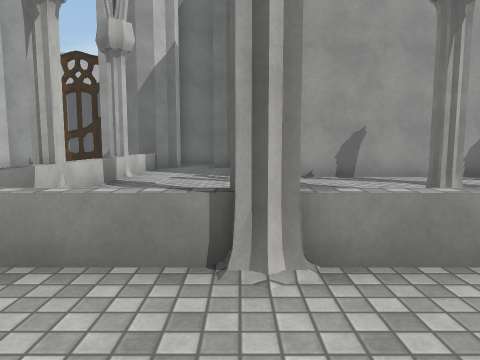
View 1 (above)

20 first-person views from a walk through a 3-D level made in the Unity game engine. The camera is 1.3 m above the floor, tilts 6° down and sees 70° across. The floor is counted in squares, 1.6 m on a side. Each view is taken from the middle of a square. On the plan, view 1 faces up. The plan holds only what a view shows up to about 11 squares ahead; the rest is blank. The place goes on beyond the plan. The player character is not drawn. Some surface patterns are stand-ins.

View 2
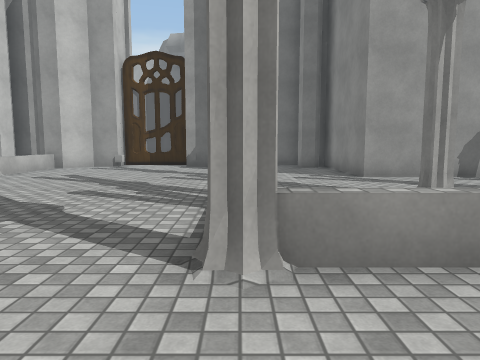

View 3
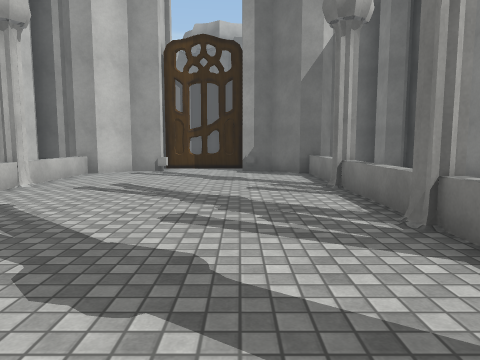

View 4
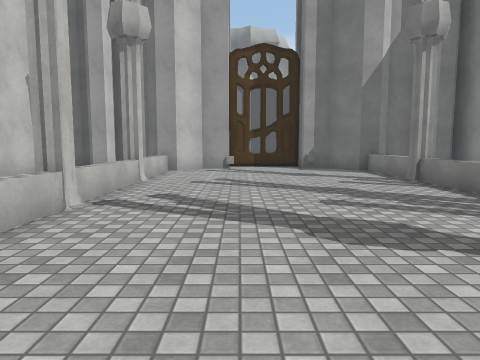

View 5
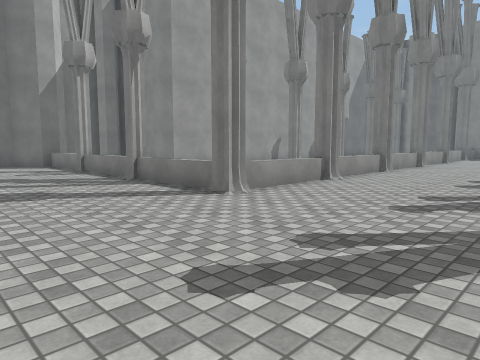

View 6
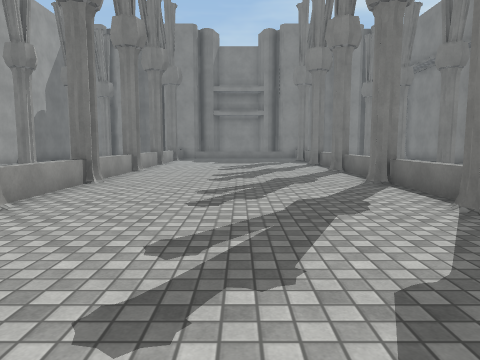

View 7
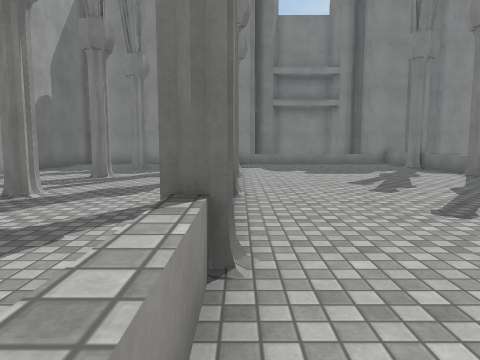

View 8
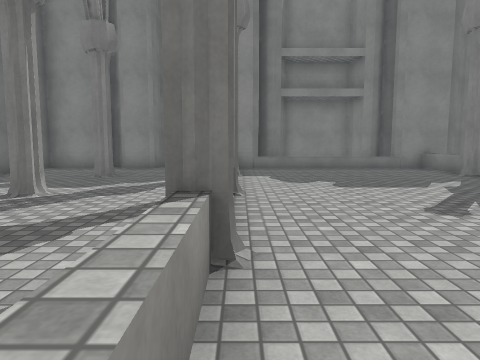

View 9
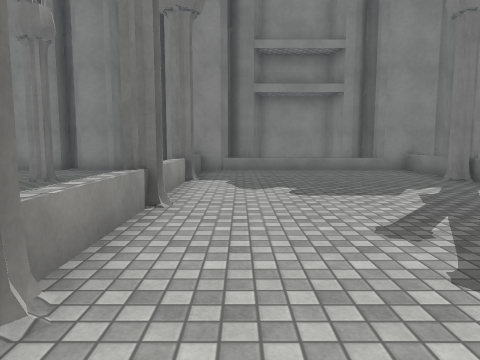

View 10
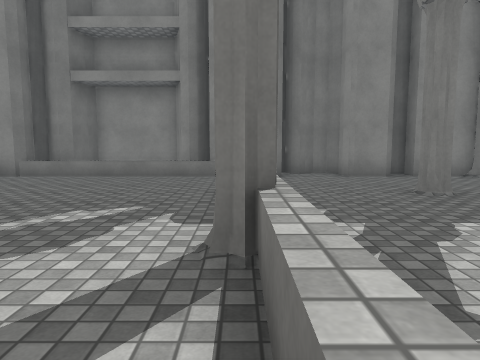

View 11
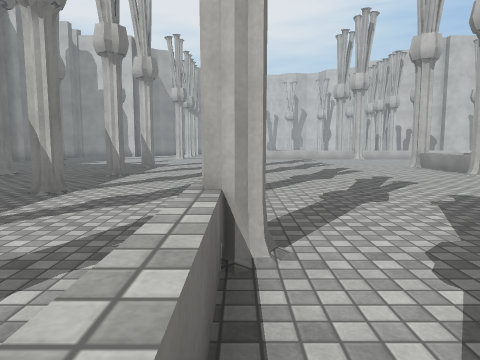

View 12
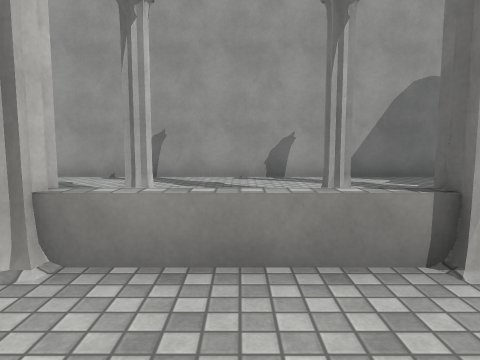

View 13
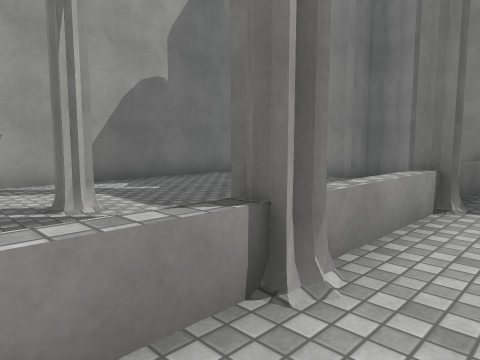

View 14
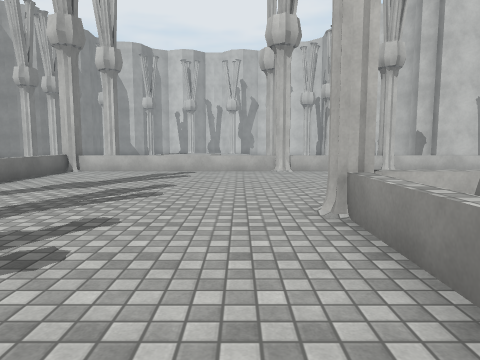

View 15
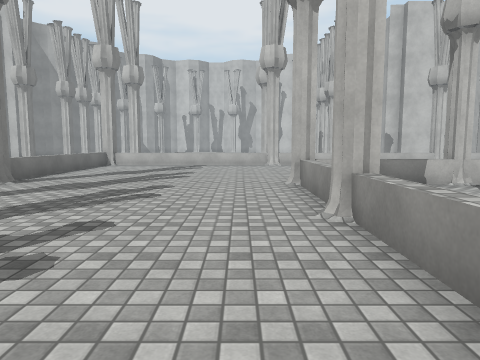

View 16
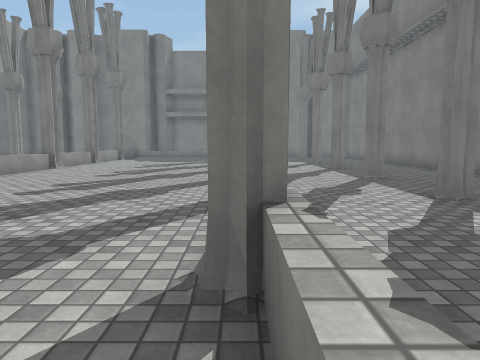

View 17
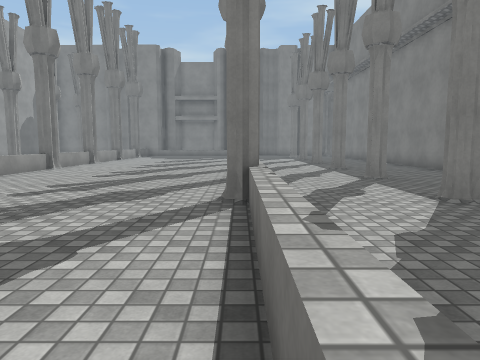

View 18
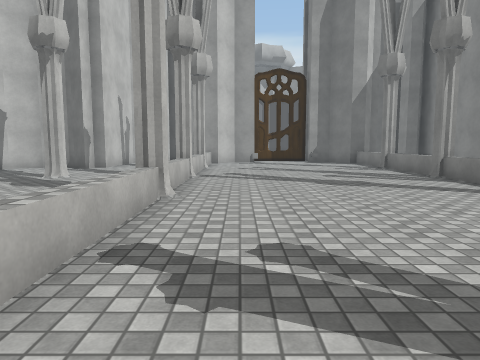

View 19
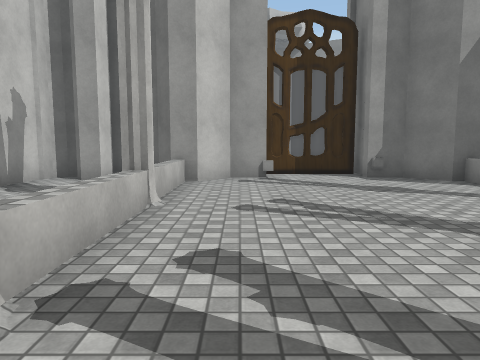

View 20
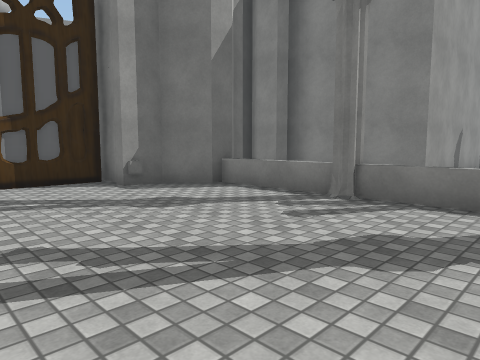

### Floor plan
Key: @ floor where view 1 was taken; # wall or solid block; . main floor; : floor 0.25 m higher than the main floor; = window, fence, low wall or low ledge; ^ raised ledge; O other object.
Columns run from 12 left of view 1 to 17 right of it. Each row starts with its distance up from view 1.
 14     ##O#
 13    ##..###  #
 12 ####.....####
 11    ......^..#
 10    ......^..#
  9    ......^..#
  8    ......^..#################
  7    ......^..................#
  6 #  ......^..................#
  5 #  ......^.      .#...#.....#
  4    ......^     .............#
  3    ......^     ........    =#
  2    ......:..#..#..^..^...#..#
  1    .........................##
  0    .........@...............^#
 -1    .........................^#
 -2    .........................^#
 -3    .........................^#
 -4    ^.....#..#..#..^...^..#..#
 -5      .......................##
 -6       .............. .......#
 -7          #  #  ## ##     #  #

Where each view was taken, in squares from view 1:
view 1: 0 up, 0 right, facing up
view 2: 0 up, 3 left, facing up
view 3: 2 up, 5 left, facing up
view 4: 1 up, 7 left, facing up
view 5: 2 down, 7 left, facing up-right
view 6: 1 down, 4 left, facing right
view 7: 2 up, 1 right, facing right
view 8: 2 up, 4 right, facing right
view 9: 1 up, 5 right, facing right
view 10: 4 down, 7 right, facing right
view 11: 4 down, 9 right, facing left
view 12: 0 up, 8 right, facing up
view 13: 1 up, 8 right, facing up-right
view 14: 1 up, 1 right, facing left
view 15: 1 up, 4 right, facing left
view 16: 4 down, 5 left, facing right
view 17: 4 down, 8 left, facing right
view 18: 3 down, 8 left, facing up
view 19: 4 up, 8 left, facing up
view 20: 6 up, 8 left, facing up-right
